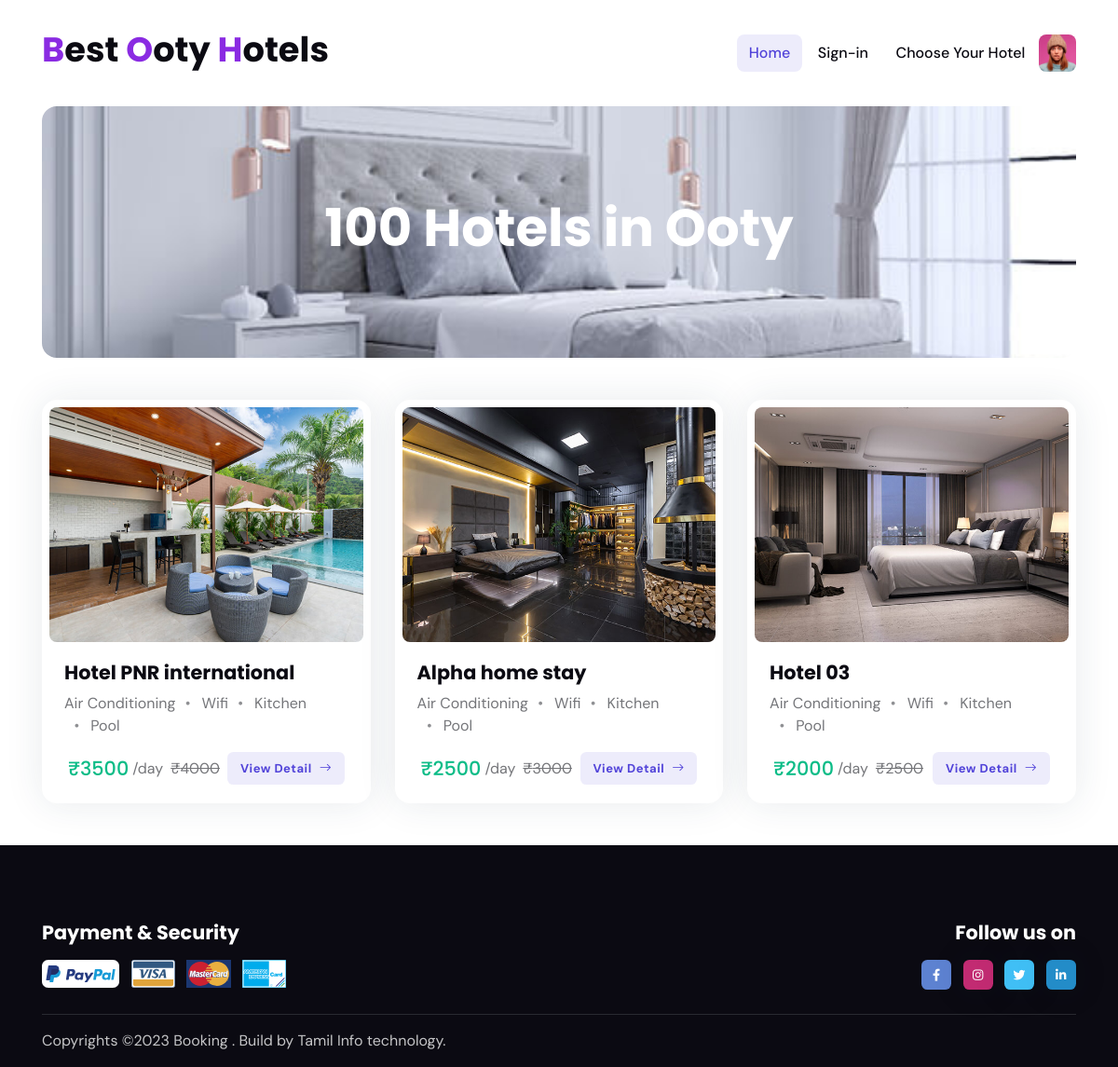
The app's page /hotel-grid.php with its own data.
### tables this page shows
CREATE TABLE `hotels` (
  `id` int(11) NOT NULL,
  `h_id` varchar(200) NOT NULL,
  `hotel_name` varchar(200) NOT NULL,
  `hotel_address` varchar(200) NOT NULL,
  `image` varchar(200) NOT NULL,
  `image_path` varchar(200) NOT NULL,
  `original_cost` varchar(200) NOT NULL,
  `discount_cost` varchar(200) NOT NULL,
  `tax_amount` varchar(200) NOT NULL,
  `adult` varchar(200) NOT NULL,
  `child` varchar(200) NOT NULL,
  `district` varchar(200) NOT NULL,
  `hotel_state` varchar(200) NOT NULL,
  `pincode` varchar(200) NOT NULL,
  `phone` varchar(200) NOT NULL
);

### hotel-grid.php (the view, shortened to what this page needs)
<!DOCTYPE html>
<html lang="en">
<head>
	<link rel="stylesheet" type="text/css" href="assets/vendor/font-awesome/css/all.min.css">
	<link rel="stylesheet" type="text/css" href="assets/vendor/bootstrap-icons/bootstrap-icons.css">
	<link rel="stylesheet" type="text/css" href="assets/vendor/flatpickr/css/flatpickr.min.css">
	<link rel="stylesheet" type="text/css" href="assets/vendor/choices/css/choices.min.css">
	<link rel="stylesheet" type="text/css" href="assets/vendor/tiny-slider/tiny-slider.css">
	<link rel="stylesheet" type="text/css" href="assets/vendor/nouislider/nouislider.css">
	<link rel="stylesheet" type="text/css" href="assets/css/style.css">
</head>
<body>
	<?php include 'header.php'; ?>
	<main>
		<section class="pt-0">
			<div class="container">
				<div class="rounded-3 p-3 p-sm-5" style="background-image: url(images/05.jpg); background-position: center center; background-repeat: no-repeat; background-size: cover;">
					<div class="row my-2 my-xl-5">
						<div class="col-md-8 mx-auto">
							<h1 class="text-center text-white">100 Hotels in Ooty</h1>
						</div>
					</div>
				</div>
			</div>
		</section>
		<section class="pt-0">
			<div class="container">
				<div class="row g-4">
					<?php
					require('db.php');
					$result = mysqli_query($conn, "SELECT * FROM hotels");
					while ($row_result = mysqli_fetch_array($result)) {
						$hotelName = $row_result['hotel_name'];
						$originalCost = $row_result['original_cost'];
						$discountCost = $row_result['discount_cost'];
						$district = $row_result['district'];
						$hotel_state = $row_result['hotel_state'];
						$hotel_address = $district . "," . $hotel_state;
						$image = $row_result['image_path'];
					?>
						<div class="col-md-6 col-xl-4">
							<div class="card shadow p-2 pb-0 h-100">
								<a href="hotel_grid_2.php?hotel_address=<?php echo $hotelName; ?>&hotel_addr=<?php echo $hotel_address; ?>">
									<img src="admin/Upload/<?php echo $image; ?>" class="rounded-2" alt="Card image">
								</a>
								<div class="card-body px-3 pb-0">
									<h5 class="card-title"><a href="hotel_grid_2.php?hotel_address=<?php echo $hotelName; ?>&hotel_addr=<?php echo $hotel_address; ?>"><?php echo $hotelName; ?></a></h5>
									<ul class="nav nav-divider mb-2 mb-sm-3">
										<li class="nav-item">Air Conditioning</li>
										<li class="nav-item">Wifi</li>
										<li class="nav-item">Kitchen</li>
										<li class="nav-item">Pool</li>
									</ul>
								</div>
								<div class="card-footer pt-0">
									<div class="d-sm-flex justify-content-sm-between align-items-center">
										<div class="d-flex align-items-center">
											<h5 class="fw-normal text-success mb-0 me-1">₹<?php echo $discountCost; ?></h5>
											<span class="mb-0 me-2">/day</span>
											<span class="text-decoration-line-through">₹<?php echo $originalCost; ?></span>
										</div>
										<div class="mt-2 mt-sm-0 z-index-2">
											<a href="hotel_grid_2.php?hotel_address=<?php echo $hotelName; ?>&hotel_addr=<?php echo $hotel_address; ?>" class="btn btn-sm btn-primary-soft mb-0 w-100">View Detail<i class="bi bi-arrow-right ms-2"></i></a>
										</div>
									</div>
								</div>
							</div>
						</div>
					<?php
					}
					?>
				</div>
			</div>
		</section>
	</main>
	<?php include 'footer.php'; ?>
</body>
</html>

### header.php (shortened to what this page needs)
<!DOCTYPE html>
<html lang="en">
<head>
</head>
<body>
	<header class="navbar-light header-sticky">
		<nav class="navbar navbar-expand-xl">
			<div class="container">
				<a class="navbar-brand" href="index.php">
					<h3>
						<font style="color: blueviolet;">B</font>est <font style="color: blueviolet;">O</font>oty <font style="color: blueviolet;">H</font>otels
					</h3>
				</a>
				<div class="navbar-collapse collapse" id="navbarCategoryCollapse">
					<ul class="navbar-nav navbar-nav-scroll nav-pills-primary-soft text-center ms-auto p-2 p-xl-0">
						<li class="nav-item"> <a class="nav-link active" href="index.php">Home</a> </li>
						<li class="nav-item"> <a class="nav-link" href="sign-in.php">Sign-in</a> </li>
						<li class="nav-item"> <a class="nav-link" href="hotel-grid.php">Choose Your Hotel</a> </li>
					</ul>
				</div>
				<ul class="nav flex-row align-items-center list-unstyled ms-xl-auto">
					<li class="nav-item dropdown">
						<a class="avatar avatar-sm p-0" href="#" id="profileDropdown" role="button" data-bs-auto-close="outside" data-bs-display="static" data-bs-toggle="dropdown" aria-expanded="false">
							<img class="avatar-img rounded-2" src="assets/images/avatar/01.jpg" alt="avatar">
						</a>
					</li>
				</ul>
			</div>
		</nav>
	</header>
</body>
</html>

### footer.php
<footer class="bg-dark pt-5">
    <div class="container">
        <div class="row g-4 justify-content-between mt-0 mt-md-2">
            <div class="col-sm-7 col-md-6 col-lg-4">
                <h5 class="text-white mb-2">Payment & Security</h5>
                <ul class="list-inline mb-0 mt-3">
                    <li class="list-inline-item"> <a href="#"><img src="assets/images/element/paypal.svg" class="h-30px" alt=""></a></li>
                    <li class="list-inline-item"> <a href="#"><img src="assets/images/element/visa.svg" class="h-30px" alt=""></a></li>
                    <li class="list-inline-item"> <a href="#"><img src="assets/images/element/mastercard.svg" class="h-30px" alt=""></a></li>
                    <li class="list-inline-item"> <a href="#"><img src="assets/images/element/expresscard.svg" class="h-30px" alt=""></a></li>
                </ul>
            </div>
            <div class="col-sm-5 col-md-6 col-lg-3 text-sm-end">
                <h5 class="text-white mb-2">Follow us on</h5>
                <ul class="list-inline mb-0 mt-3">
                    <li class="list-inline-item"> <a class="btn btn-sm px-2 bg-facebook mb-0" href="#"><i class="fab fa-fw fa-facebook-f"></i></a> </li>
                    <li class="list-inline-item"> <a class="btn btn-sm shadow px-2 bg-instagram mb-0" href="#"><i class="fab fa-fw fa-instagram"></i></a> </li>
                    <li class="list-inline-item"> <a class="btn btn-sm shadow px-2 bg-twitter mb-0" href="#"><i class="fab fa-fw fa-twitter"></i></a> </li>
                    <li class="list-inline-item"> <a class="btn btn-sm shadow px-2 bg-linkedin mb-0" href="#"><i class="fab fa-fw fa-linkedin-in"></i></a> </li>
                </ul>
            </div>
        </div>
        <hr class="mt-4 mb-0">
        <div class="row">
            <div class="container">
                <div class="d-lg-flex justify-content-between align-items-center py-3 text-center text-lg-start">
                    <div class="text-body-secondary text-primary-hover"> Copyrights ©2023 Booking . Build by <a href="https://www.tamilinfotechnology.com/" class="text-body-secondary">Tamil Info technology</a>. </div>
                </div>
            </div>
        </div>
    </div>
</footer>

### records on screen
hotels: image_path (picture), hotel_name "Hotel PNR international", discount_cost "3500", original_cost "4000"
hotels: image_path (picture), hotel_name "Alpha home stay", discount_cost "2500", original_cost "3000"
hotels: image_path (picture), hotel_name "Hotel 03", discount_cost "2000", original_cost "2500"
